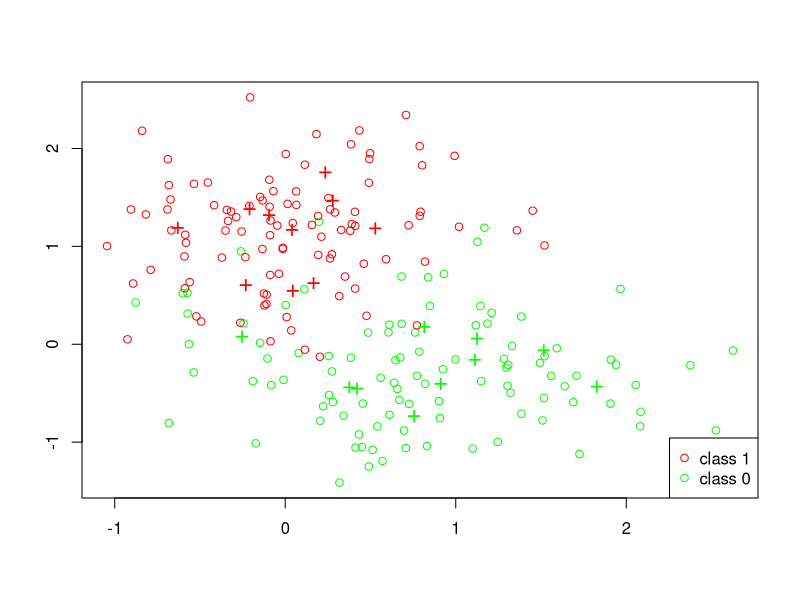

Recreate this plot in R. (Note: this script raises an error after producing the figure.)

# Coding Assignment 1
# Naomi Bhagat, Michael Miller, & Joe May
# nbhagat3, msmille3, jemay3

# Set Seed
set.seed(3886) #235

### Part 1: Generate Data ###

# import necessary libraries
library(class)

# 1. First generate the 20 centers from two-dimensional normal. You can use any
#   mean and covariance structure.  You should not regenerate the centers. Use
#   these 20 centers throughout this simulation study. 

csize = 10       
p = 2        
s = sqrt(1/5)                         
m1 = matrix(rnorm(csize*p), csize, p)*s + cbind( rep(1,csize), rep(0,csize) )
m0 = matrix(rnorm(csize*p), csize, p)*s + cbind( rep(0,csize), rep(1,csize) )

# 2. Given the 20 centers, generate a training sample of size 200 (100 from each
#   class) and a test sample of size 10,000 (5,000 from each class). 

# Training sample of size 200

n = 100
id1 = sample(1:csize, n, replace=TRUE)
id0 = sample(1:csize, n, replace=TRUE)  
traindata = matrix(rnorm(2*n*p), 2*n, p)*s + rbind(m1[id1,], m0[id0,])
dim(traindata)
Ytrain = factor(c(rep(1,n), rep(0,n)))

# Test sample of size 10,000

N = 5000
# Allocate the n samples for class 1  to the 10 clusters
id1 = sample(1:csize, N, replace=TRUE)
# Allocate the n samples for class 1 to the 10 clusters
id0 = sample(1:csize, N, replace=TRUE)  
testdata = matrix(rnorm(2*N*p), 2*N, p)*s + rbind(m1[id1,], m0[id0,])
dim(testdata)
Ytest = factor(c(rep(1,N), rep(0,N)))

# 3. Produce a scatter plot of the training data:
# a. assign different colors to the two classes of data points;
# b. overlay the 20 centers on this scatter plot, using a distinguishing marker
#   (e.g., a star or a different shape) and color them according to their
#   respective class.

plot(traindata[,1], traindata[,2], type="n", xlab="", ylab="")
points(traindata[1:n,1], traindata[1:n,2], col="green")
points(traindata[(n+1):(2*n),1], traindata[(n+1):(2*n),2], col="red")
points(m1[1:csize,1], m1[1:csize,2], pch="+", cex=1.5, col="green")
points(m0[1:csize,1], m0[1:csize,2], pch="+", cex=1.5, col="red");   
legend("bottomright", pch = c(1,1), col = c("red", "green"), legend = c("class 1", "class 0"))

### Part 2: kNN ###

# 1. Implement kNN from scratch; use Euclidean Distance. Your implementation
#   should meet the following requirements:
# Input: Your kNN function should accept three input parameters: training data, 
#   test data, and k. No need to write your kNN function to handle any general
#   input; it suffices to write a function that is able to handle the data for
#   this specific simulation study: binary classification; features are
#   two-dimensional numerical vectors.
# Output: Your function should return a vector of predictions for the test data.
# Vectorization: Efficiently compute distances between all test points and
#   training points simultaneously. Make predictions for all test points in a
#   single operation.
# No Loops: Do not use explicit loops like for or while inside your kNN function
#   to compute distances or make predictions. Instead, harness the power of
#   vectorized operations for efficient computations. For example, you can use
#   broadcasting in Numpy or command outer in R.

# Euclidean helper function
euclidean_distance = function(point1, point2) {
  if (length(point1) == length(point2)) {
    return(sqrt(sum((point1 - point2)^2)))
  } else {
    stop('Vectors must be of the same length')
  }
}

knn_from_scratch = function(train, test, truth, k) {
  # Make the return vector
  predictions = rep(0, length(test[, 1]))

  # Distance calculations for each point
  # TODO vectorize this?
  for(i in 1:length(test[, 1])) {
    distances = apply(train, 1, euclidean_distance, test[i,])

    # Get nearest neighbors
    neighbors = which(distances %in% sort(distances)[1:k])

    # Get votes for the nearest neighbors from truth data
    votes = table(truth[neighbors])

    # Assign predictions
    if(votes[[1]] > votes[[2]]) {
      predictions[i] = 0
    } else if(votes[[1]] < votes[[2]]) {
      predictions[i] = 1
    } else {
      predictions[i] = sample(0:1, 1)
    }
  }
  return(predictions)
}

# 2. Explain how you handle distance ties and voting ties; distance ties may
#   occur when you have multiple (training) observations that are equidistant
#   from a test observation. voting ties may occur when K is an even number and
#   you have 50% of the k-nearest-neighbors from each of the two classes.
  
# Ans: If the number of votes for each point is the same, we have decided to 
#   randomly generate a class for that particular test point because the two
#   classes at that point are equally as likely.

#  3. Test your code with the training/test data you just generated when 
#   K = 1, 3, 5; and compare your results with knn in R or sklearn.neighbors in
#   Python. Report your results (on the test data) as a 2-by-2 table
#   (confusion matrix) for each K value. Report the results from knn or
#   sklearn.neighbors as a 2-by-2 table (confusion matrix) for each K value

# k = 1
baseline_test.pred = knn(traindata, testdata, Ytrain, k=1)
table(Ytest, baseline_test.pred)
implementation_test.pred = knn_from_scratch(traindata, testdata, Ytrain, k=1)
table(Ytest, implementation_test.pred)
myknn_test.pred = myknn(traindata, testdata, Ytrain, k=1)
table(Ytest, myknn_test.pred)

# k = 3
baseline_test.pred = knn(traindata, testdata, Ytrain, k=3)
table(Ytest, baseline_test.pred)
implementation_test.pred = knn_from_scratch(traindata, testdata, Ytrain, k=3)
table(Ytest, implementation_test.pred)

# k = 5
baseline_test.pred = knn(traindata, testdata, Ytrain, k=5)
table(Ytest, baseline_test.pred)
implementation_test.pred = knn_from_scratch(traindata, testdata, Ytrain, k=5)
table(Ytest, implementation_test.pred)

### Part 3: cvkNN ###

### Using this as reference? https://medium.com/@aspengulley/write-an-r-function-to-implement-k-fold-cross-validation-ff9d92e97ce3 ###

# 1. Implement KNN classification with K chosen by 10-fold cross-validation from
#   scratch. Set the candidate K values from 1 to 180. (The maximum candidate K
#   value is 180. Why?) From now on, you are allowed to use the built-in kNN
#   function from R or Python instead of your own implementation from Part 2.
#   It is possible that multiple K values give the (same) smallest CV error;
#   when this happens, pick the largest K value among them, since the larger the
#   K value, the simpler the model.

cvkNN = function(train, truth, maxk = 180, nfolds = 10) {
  # set a vector cv.err to store the CV error for each k. 
  cv.err = rep(0,maxk);
  
  # set a vector for k values
  kvalues = seq(1, maxk, 1)
  
  # Set variables
  n = nrow(traindata)
  foldSize = floor(n/nfolds)
  
  for(k in 1:maxk) {
    # cumulative error for averaging out at the end
    error = 0
    
    for(fold in 1:nfolds) {
      # Sample the data
      data_sample = # TODO ??? something like ith.fold in the example code from campuswire #3?
        
      # Set the knn function variables
      temp_train = train[-data_sample,]
      temp_train_truth = truth[-data_sample]
      temp_test = train[data_sample,]
      temp_test_truth = truth[data_sample]
      
      # Make prediction
      temp_predict = knn(temp_train, temp_test, temp_train_truth, k=k)
      
      # Sum the error
      error = error + sum(temp_predict != temp_test_truth)
    }
    
    # Set the error in the array
    cv.err[k] = error/n
  }
  
  # Return the best k and associated error here
  # TODO remember to add a tiebreaker for if there are 2 best k's...we want the big one
  
}

# 2. Test your code with the training/test data you just generated. Report your
#   results (on the test data) as a 2-by-2 table and also report the value of
#   the selected K.

# TODO I think this is the function call we can use to test if this works
cvkNN(traindata, Ytrain)

# This is the code from Campuswire #3...I am truly unsure if it works
# myk = seq(1,180,1)
# cv.err=rep(0,m);
# 
# id=sample(1:(2*n),(2*n), replace=FALSE);
# fold=c(0,  40,  80, 120, 160, 200)
# for(i in 1:5)
#   for(j in 1:m){
#     
#     ## ith.fold = rows which are in the i-th fold
#     ith.fold = id[(fold[i]+1):fold[i+1]];   
#     tmp=knn(traindata[-ith.fold,], traindata[ith.fold,], Ytrain[-ith.fold], k=myk[j]);
#     cv.err[j]=cv.err[j]+sum(tmp != Ytrain[ith.fold])
#   }
# 
# ## find the best k value based 5-fold CV
# k.star=myk[order(cv.err)[1]]
# k.star
# 
# ## Error of KNN where K is chosen by 5-fold CV
# Ytrain.pred = knn(traindata, traindata, Ytrain, k=k.star)
# train.err.knn.CV= sum(Ytrain != Ytrain.pred)/(2*n)
# Ytest.pred = knn(traindata, testdata, Ytrain,k=k.star)
# test.err.knn.CV = sum(Ytest != Ytest.pred)/(2*N) 
# 
# train.err.knn.CV
# test.err.knn.CV
